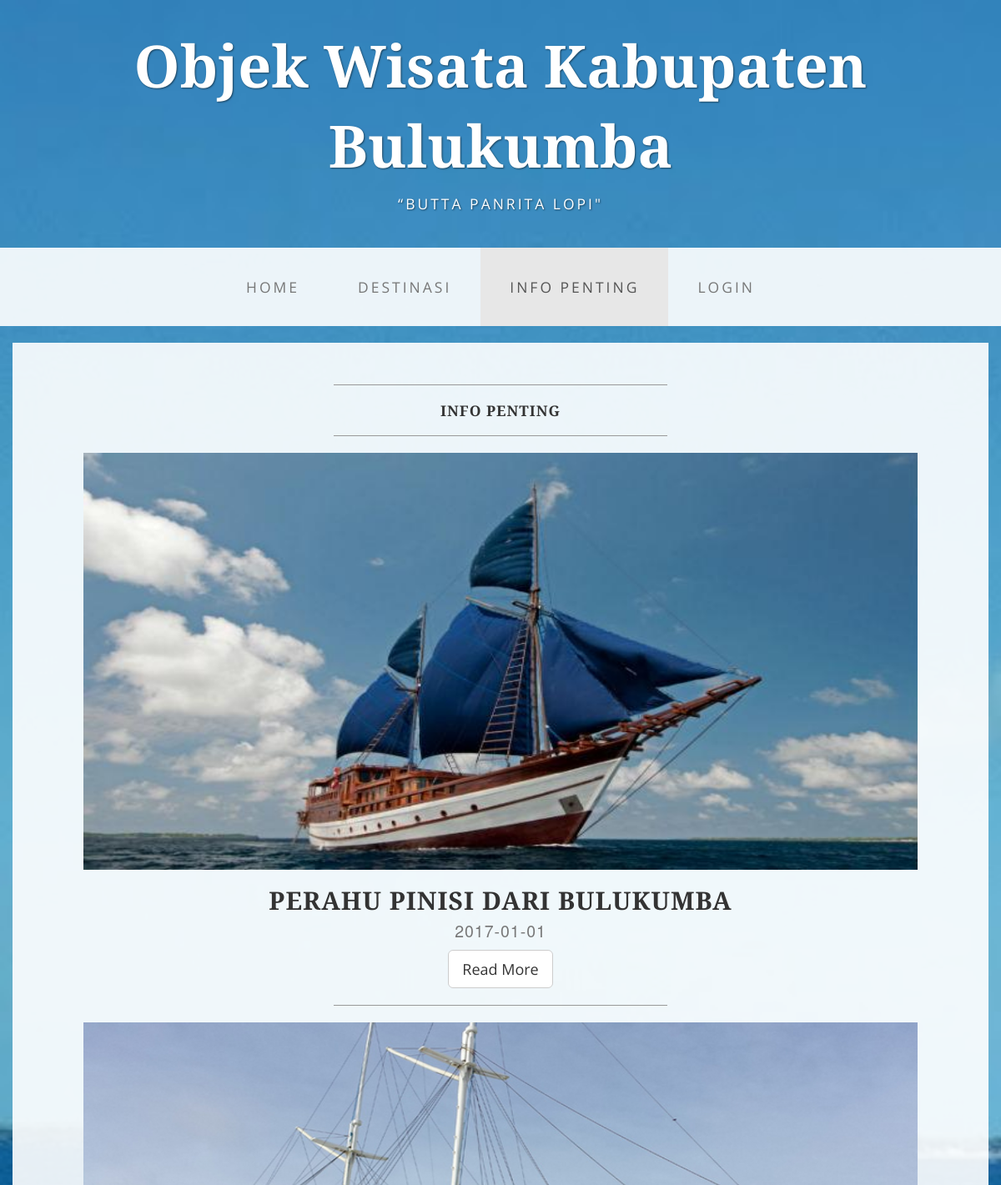
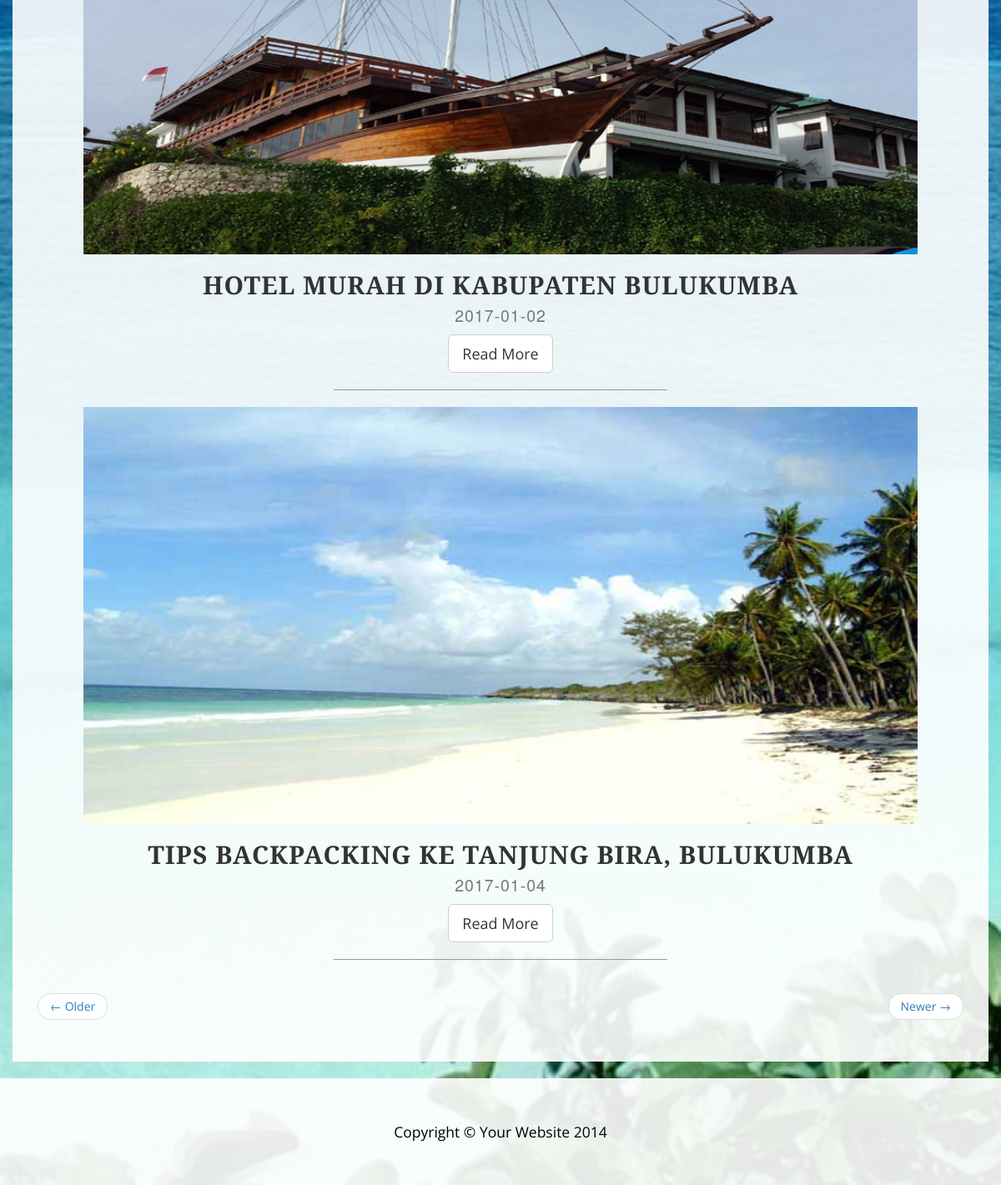
The app's page /index.php/info_penting with its own data (2 pictures, top to bottom).
### tables this page shows
CREATE TABLE IF NOT EXISTS `info` (
  `id` int(11) NOT NULL AUTO_INCREMENT,
  `gambar` varchar(35) NOT NULL,
  `judul` varchar(50) NOT NULL,
  `isi` text NOT NULL,
  `tanggal` date NOT NULL,
  PRIMARY KEY (`id`)
);

### application/controllers/info_penting.php (called while the page is built, shortened)
<?php
class info_penting extends CI_Controller {
	function __construct(){
	$this->load->model('model_info');
	}
	public function index()
	{
		$data['info'] = $this->model_info->GetInfo();
		$this->load->view('info_penting', $data);
	}
}

### index.php (called while the page is built, shortened)
<?php
require_once BASEPATH.'core/CodeIgniter.php';

### application/models/model_info.php (called while the page is built, shortened)
<?php
class Model_info extends CI_Model {
    public function GetInfo()
    	{
        $this->db->order_by('id', 'asc');
        $query = $this->db->get('info');
        return $query->result();
    	}
    }

### application/views/info_penting.php (the view, shortened to what this page needs)
<!DOCTYPE html>
<html lang="en">
<head>
    <link href="<?php echo base_url();?>assets/css/bootstrap.min.css" rel="stylesheet">
    <link href="<?php echo base_url();?>assets/css/business-casual.css" rel="stylesheet">
</head>
<body>
    <div class="brand">Objek Wisata Kabupaten Bulukumba</div>
    <div class="address-bar">“Butta Panrita Lopi"</div>
    <nav class="navbar navbar-default" role="navigation">
        <div class="container">
            <div class="collapse navbar-collapse" id="bs-example-navbar-collapse-1">
                <ul class="nav navbar-nav">
                    <li>
                        <a href="<?php echo base_url()?>index.php">Home</a>
                    </li>
                    <li>
                        <a href="<?php echo base_url()?>index.php/destinasi">Destinasi</a>
                    </li>
                    <li class="active">
                        <a href="<?php echo base_url()?>index.php/info_penting">Info Penting</a>
                    </li>
                    <li>
                        <a href="<?php echo base_url()?>index.php/login">Login</a>
                    </li>
                </ul>
            </div>
        </div>
    </nav>
    <div class="container">
        <div class="row">
            <div class="box">
                <div class="col-lg-12">
                    <hr>
                    <h2 class="intro-text text-center">
                        <strong>INFO PENTING</strong>
                    </h2>
                    <hr>
                </div>
                                    <?php
                                          if(isset($info)){
                                                foreach($info as $row){
                                            ?>
                                                            <div class="col-lg-12 text-center">
                    <td><div align="center"><img src="<?php echo base_url('uploads/'.$row->gambar) ?>" width="1000px" height="500px"></div></td>
                    <h2><?php echo $row->judul;?>
                        <br>
                        <small><?php echo $row->tanggal;?></small>
                    </h2>
                    <a href="<?php echo base_url()?>index.php/info_penting/detail?id=<?php echo $row->id; ?>" class="btn btn-default btn-lg">Read More</a>
                    <hr>
                </div>
                                    <?php }
                                             }
                                                ?>
                <div class="col-lg-12 text-center">
                    <ul class="pager">
                        <li class="previous"><a href="#">&larr; Older</a>
                        </li>
                        <li class="next"><a href="#">Newer &rarr;</a>
                        </li>
                    </ul>
                </div>
            </div>
        </div>
        </div>
    <footer>
        <div class="container">
            <div class="row">
                <div class="col-lg-12 text-center">
                    <p>Copyright &copy; Your Website 2014</p>
                </div>
            </div>
        </div>
    </footer>
</body>
</html>

### assets/css/business-casual.css (style rules this page uses)
body { font-family: "Open Sans","Helvetica Neue",Helvetica,Arial,sans-serif; background: url('../img/bg.jpg') no-repeat center center fixed; -webkit-background-size: cover; -moz-background-size: cover; background-size: cover; -o-background-size: cover; }
h1, h2, h3, h4, h5, h6 { text-transform: uppercase; font-family: "Josefin Slab","Helvetica Neue",Helvetica,Arial,sans-serif; font-weight: 700; letter-spacing: 1px; }
p { font-size: 1.25em; line-height: 1.6; color: #000; }
hr { max-width: 400px; border-color: #999999; }
.brand, .address-bar { display: none; }
.navbar-nav { text-transform: uppercase; font-weight: 400; letter-spacing: 3px; }
.box { margin-bottom: 20px; padding: 30px 15px; background: #fff; background: rgba(255,255,255,0.9); }
.intro-text { text-transform: uppercase; font-size: 1.25em; font-weight: 400; letter-spacing: 1px; }
footer { background: #fff; background: rgba(255,255,255,0.9); }
footer p { margin: 0; padding: 50px 0; }
@media screen and (min-width:768px) { .brand { display: inherit; margin: 0; padding: 30px 0 10px; text-align: center; text-shadow: 1px 1px 2px rgba(0,0,0,0.5); font-family: "Josefin Slab","Helvetica Neue",Helvetica,Arial,sans-serif; font-size: 5em; font-weight: 700; line-height: normal; color: #fff; } }
@media screen and (min-width:768px) { .address-bar { display: inherit; margin: 0; padding: 0 0 40px; text-align: center; text-shadow: 1px 1px 2px rgba(0,0,0,0.5); text-transform: uppercase; font-size: 1.25em; font-weight: 400; letter-spacing: 3px; color: #fff; } }
@media screen and (min-width:768px) { .navbar { border-radius: 0; } }
@media screen and (min-width:768px) { .navbar { min-height: 0; } }
@media screen and (min-width:768px) { .navbar-default { border: none; background: #fff; background: rgba(255,255,255,0.9); } }
@media screen and (min-width:768px) { .nav>li>a { padding: 35px; } }
@media screen and (min-width:768px) { .navbar-nav>li>a { line-height: normal; } }
@media screen and (min-width:768px) { .navbar-nav { display: table; float: none; margin: 0 auto; table-layout: fixed; font-size: 1.25em; } }
@media screen and (min-width:1200px) { .box:after { content: ''; display: table; clear: both; } }

### records on screen
info: gambar (picture), judul "PERAHU PINISI DARI BULUKUMBA", tanggal "2017-01-01"
info: gambar (picture), judul "HOTEL MURAH DI KABUPATEN BULUKUMBA", tanggal "2017-01-02"
info: gambar (picture), judul "TIPS BACKPACKING KE TANJUNG BIRA, BULUKUMBA", tanggal "2017-01-04"
